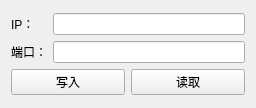
<?xml version="1.0" encoding="UTF-8"?>
<ui version="4.0">
 <class>Widget</class>
 <widget class="QWidget" name="Widget">
  <property name="geometry">
   <rect>
    <x>0</x>
    <y>0</y>
    <width>256</width>
    <height>108</height>
   </rect>
  </property>
  <property name="windowTitle">
   <string>Widget</string>
  </property>
  <layout class="QGridLayout" name="gridLayout_2">
   <item row="0" column="0">
    <layout class="QVBoxLayout" name="verticalLayout">
     <item>
      <layout class="QGridLayout" name="gridLayout">
       <item row="0" column="0">
        <widget class="QLabel" name="label">
         <property name="text">
          <string>IP：</string>
         </property>
        </widget>
       </item>
       <item row="0" column="1">
        <widget class="QLineEdit" name="edit_ip"/>
       </item>
       <item row="1" column="0">
        <widget class="QLabel" name="label_2">
         <property name="text">
          <string>端口：</string>
         </property>
        </widget>
       </item>
       <item row="1" column="1">
        <widget class="QLineEdit" name="edit_port"/>
       </item>
      </layout>
     </item>
     <item>
      <layout class="QHBoxLayout" name="horizontalLayout">
       <item>
        <widget class="QPushButton" name="btn_write">
         <property name="text">
          <string>写入</string>
         </property>
        </widget>
       </item>
       <item>
        <widget class="QPushButton" name="btn_read">
         <property name="text">
          <string>读取</string>
         </property>
        </widget>
       </item>
      </layout>
     </item>
    </layout>
   </item>
  </layout>
 </widget>
 <resources/>
 <connections/>
</ui>
